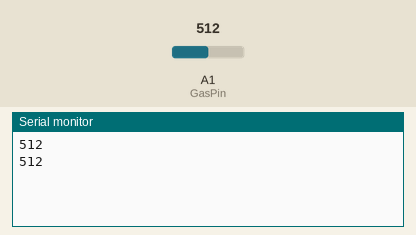
This sketch was run on a simulated Arduino Uno, built with avr-gcc and run on an emulated ATmega328P. Parts: the last lines printed to the serial monitor. The inputs (shaded band) are chosen by the test bench; at power-on: A1 (GasPin) = 512.

Above: at 1.8 s.
1.9 s: A1 (GasPin) set to 716
At 2.5 s:
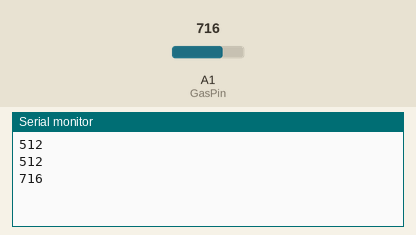
3.4 s: A1 (GasPin) set to 900
At 4.8 s:
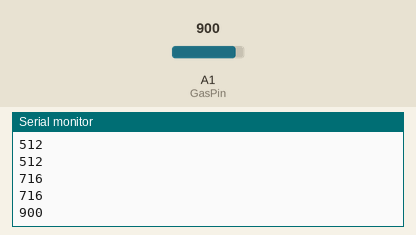
Timing chart, 0 to 6.4 s (numbered marks = the images above; inputs shaded):
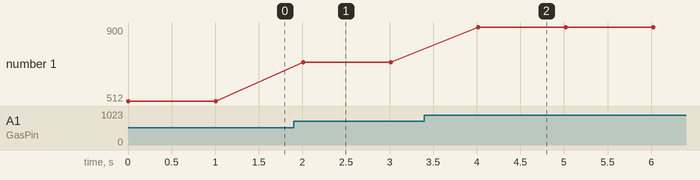

The sketch:

co_basic.ino
```cpp
#include <SoftwareSerial.h>

int blueTx=2;
int blueRx=3;
SoftwareSerial mySerial(blueTx, blueRx);
byte buffer[1024];
int bufferPosition;

int GasPin = A1; // 가스센서 입력을 위한 아날로그 핀

void setup() {
pinMode(GasPin ,INPUT); // 아날로그 핀 A1를 입력모드로 설정
Serial.begin(9600);
  mySerial.begin(9600);
  bufferPosition = 0;

}
void loop() {
     // 가스센서로부터 아날로그 데이터를 받아와 시리얼 모니터로 출력함
     int value = analogRead(GasPin);
     Serial.println(value);
     mySerial.print(value);

// 블투에서 PC로 보내는 값이 있는지 확인
//  if (mySerial.available()) {
//   Serial.write(mySerial.read()); // 블루투스측 내용을 시리얼 모니터에 출력
//      mySerial.print(value);
//  }
//  if (Serial.available()) {
//    mySerial.print(Serial.read()); // 시리얼 모니터 내용을 블루투스 측에 입력
//
//  }

    delay(1000);


}
```

Measured:
- after the input at 1.9 s, the serial monitor: prints a new line after 0.11 s (image 1)
- after the input at 3.4 s, the serial monitor: prints a new line after 0.61 s (image 2)
- plotted number 1: 512 → 716 after the input at 1.9 s, 716 → 900 after the input at 3.4 s
